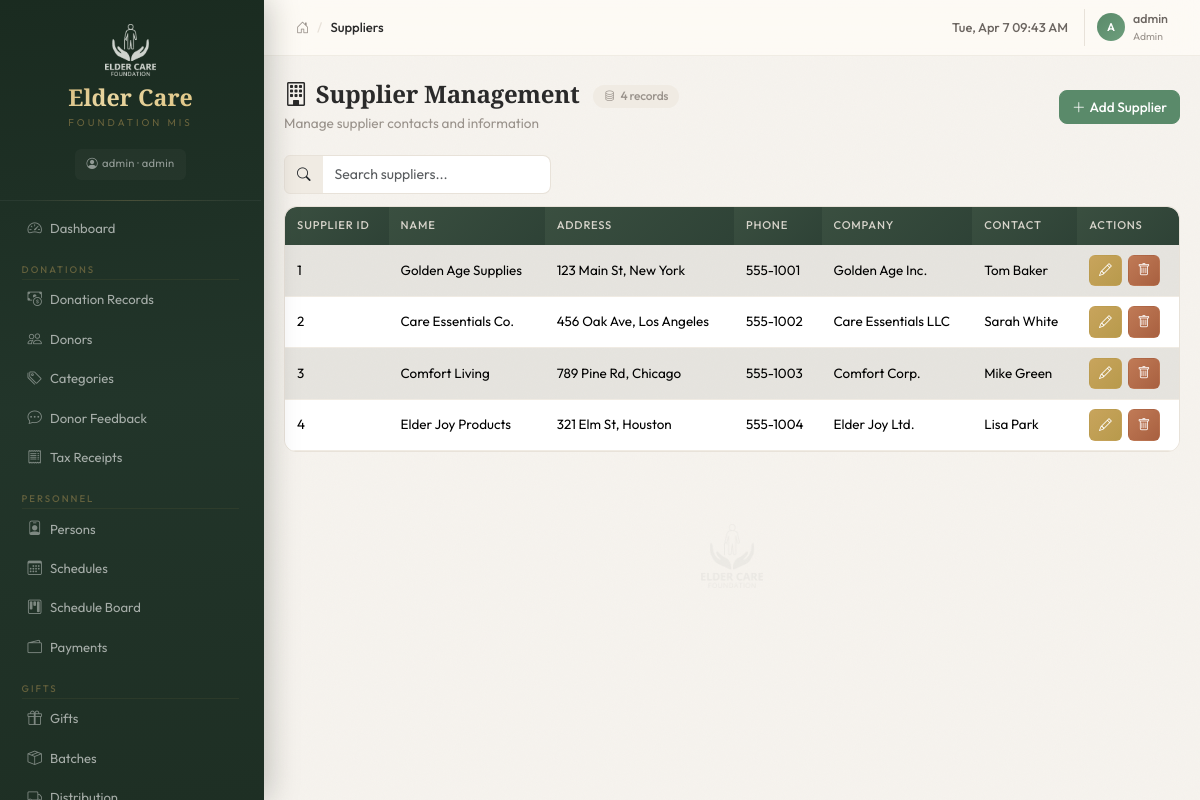
Before: /suppliers (signed in) with the older database file.
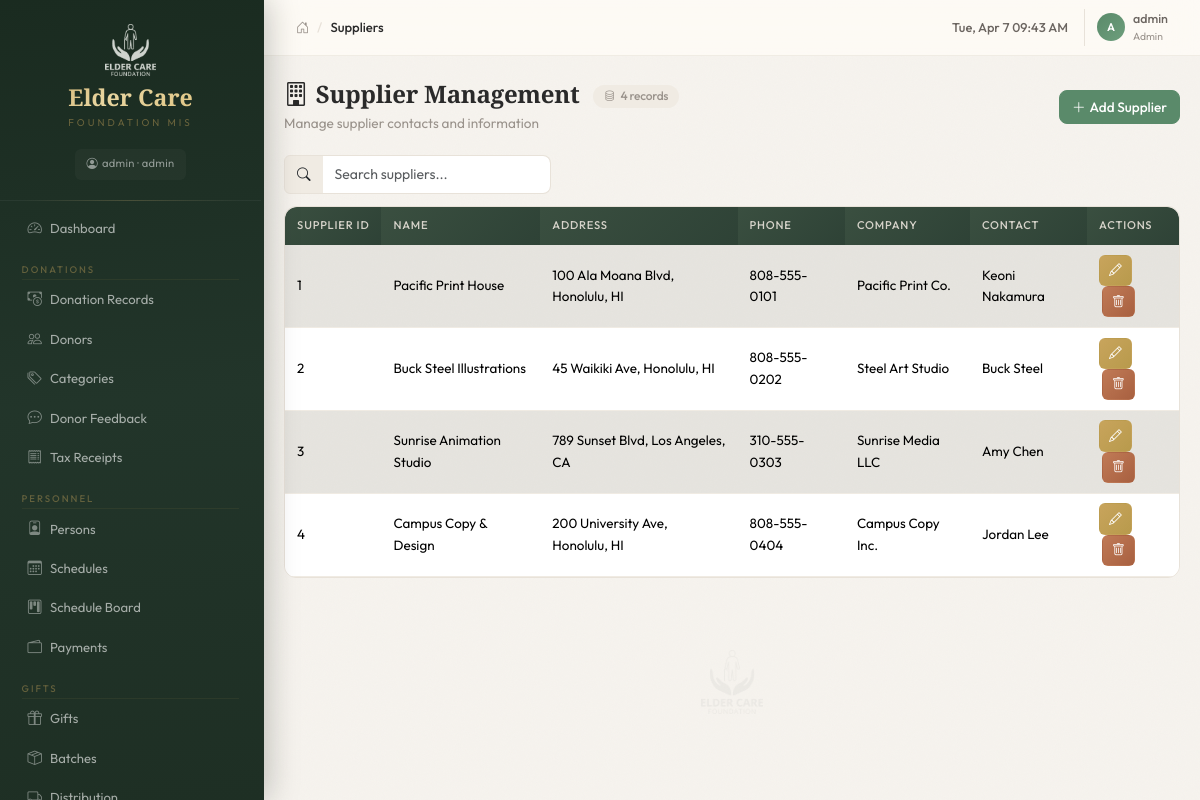
After: the same page with the newer database file.
### tables this page shows
CREATE TABLE "suppliers" (
	"supplier_id"	INTEGER,
	"supplier_name"	TEXT,
	"address"	TEXT,
	"phone"	TEXT,
	"company"	TEXT,
	"contact_name"	TEXT,
	PRIMARY KEY("supplier_id")
);

### blueprints/gifts.py (the view)
@gifts_bp.route('/suppliers')
@login_required
@role_required('event_coordinator')
def suppliers_list():
    rows = query_db('SELECT * FROM suppliers ORDER BY supplier_id ASC')
    return render_template('gifts/suppliers.html', rows=rows)

### blueprints/auth.py (called while the page is built)
def role_required(*roles):
    def decorator(f):
        @wraps(f)
        def wrapped(*args, **kwargs):
            if not current_user.has_role(*roles):
                flash('Insufficient permissions to access this page', 'warning')
                return redirect(url_for('dashboard.index'))
            return f(*args, **kwargs)
        return wrapped
    return decorator

    @property
    def is_admin(self):
        return self.role == 'admin'

    def has_role(self, *roles):
        return self.role in roles or self.role == 'admin'

### db.py (called while the page is built)
def get_db():
    if 'db' not in g:
        g.db = sqlite3.connect(current_app.config['DATABASE'])
        g.db.row_factory = sqlite3.Row
        g.db.execute('PRAGMA foreign_keys = ON')
    return g.db

def query_db(sql, args=(), one=False):
    cur = get_db().execute(sql, args)
    rv = cur.fetchall()
    cur.close()
    return (rv[0] if rv else None) if one else rv

### templates/gifts/suppliers.html (shortened to what this page needs)
{% extends "base.html" %}
{% block breadcrumb %}Suppliers{% endblock %}
{% block content %}
<div class="page-header">
  <div>
    <h4 class="mb-1"><i class="bi bi-building me-2"></i>Supplier Management <span class="record-count"><i class="bi bi-database"></i>{{ rows|length }} records</span></h4>
    <p class="page-subtitle">Manage supplier contacts and information</p>
  </div>
  <button class="btn btn-primary" onclick="openAdd()"><i class="bi bi-plus-lg me-1"></i>Add Supplier</button>
</div>
<div class="table-info-bar">
<div class="table-search mb-3">
  <div class="input-group" style="max-width:320px;">
    <span class="input-group-text"><i class="bi bi-search"></i></span>
    <input type="text" class="form-control" placeholder="Search suppliers..." id="tableSearch">
  </div>
</div>
</div>
{% if rows %}
<div class="table-responsive">
  <table class="table table-striped table-hover align-middle">
    <thead class="table-header">
      <tr>
        <th>Supplier ID</th><th>Name</th><th>Address</th><th>Phone</th><th>Company</th><th>Contact</th><th>Actions</th>
      </tr>
    </thead>
    <tbody>
      {% for r in rows %}
      <tr>
        <td>{{ r.supplier_id }}</td>
        <td>{{ r.supplier_name }}</td>
        <td>{{ r.address }}</td>
        <td>{{ r.phone }}</td>
        <td>{{ r.company }}</td>
        <td>{{ r.contact_name }}</td>
        <td>
          <button class="btn btn-sm btn-warning" aria-label="Edit" data-bs-toggle="tooltip" title="Edit" onclick="openEdit({{ r.supplier_id }}, '{{ r.supplier_name }}', '{{ r.address }}', '{{ r.phone }}', '{{ r.company }}', '{{ r.contact_name }}')"><i class="bi bi-pencil"></i></button>
          <button class="btn btn-sm btn-danger" aria-label="Delete" data-bs-toggle="tooltip" title="Delete" onclick="confirmDelete('{{ url_for('gifts.suppliers_delete', id=r.supplier_id) }}', '{{ r.supplier_name }}')"><i class="bi bi-trash"></i></button>
        </td>
      </tr>
      {% endfor %}
    </tbody>
  </table>
</div>
{% else %}
<div class="empty-state">
  <i class="bi bi-inbox"></i>
  <h6>No records found</h6>
  <p>Click "Add" to create your first entry.</p>
</div>
{% endif %}
{% endblock %}

Changed rows visible on the page:
changed suppliers id 1: supplier_name "Golden Age Supplies" → "Pacific Print House"; address "123 Main St, New York" → "100 Ala Moana Blvd, Honolulu, HI"; phone "555-1001" → "808-555-0101"; company "Golden Age Inc." → "Pacific Print Co."; contact_name "Tom Baker" → "Keoni Nakamura"
changed suppliers id 2: supplier_name "Care Essentials Co." → "Buck Steel Illustrations"; address "456 Oak Ave, Los Angeles" → "45 Waikiki Ave, Honolulu, HI"; phone "555-1002" → "808-555-0202"; company "Care Essentials LLC" → "Steel Art Studio"; contact_name "Sarah White" → "Buck Steel"
changed suppliers id 3: supplier_name "Comfort Living" → "Sunrise Animation Studio"; address "789 Pine Rd, Chicago" → "789 Sunset Blvd, Los Angeles, CA"; phone "555-1003" → "310-555-0303"; company "Comfort Corp." → "Sunrise Media LLC"; contact_name "Mike Green" → "Amy Chen"
changed suppliers id 4: supplier_name "Elder Joy Products" → "Campus Copy & Design"; address "321 Elm St, Houston" → "200 University Ave, Honolulu, HI"; phone "555-1004" → "808-555-0404"; company "Elder Joy Ltd." → "Campus Copy Inc."; contact_name "Lisa Park" → "Jordan Lee"
